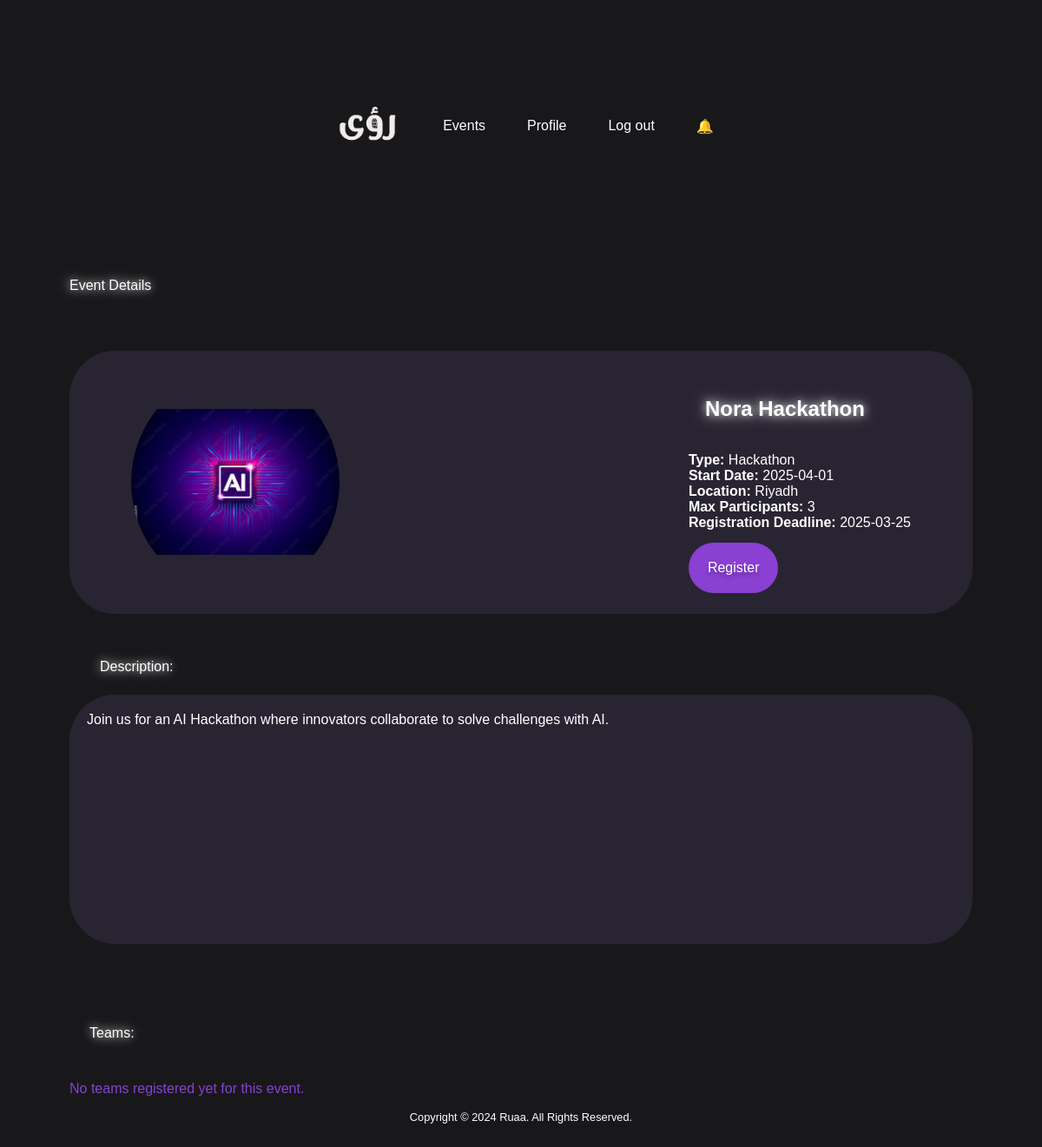
/PHP/Event_Details.php?title=Nora Hackathon, run on the app's committed database.
### tables this page shows
CREATE TABLE `event` (
  `Title` varchar(255) NOT NULL,
  `Description` text,
  `Type` varchar(100) NOT NULL,
  `Date` date NOT NULL,
  `Location` varchar(255) NOT NULL,
  `Max_Participants` int(11) DEFAULT NULL,
  `Registration_Deadline` date NOT NULL,
  `Banner_Image` varchar(255) DEFAULT NULL
);

### PHP/Event_Details.php (the view, shortened to what this page needs)
<?php
include 'connection.php';
if (isset($_GET['title'])) {
    $event_title = $_GET['title'];
    $query = "SELECT * FROM Event WHERE Title = ?";
    $stmt = $conn->prepare($query);
    $stmt->bind_param("s", $event_title);
    $stmt->execute();
    $result = $stmt->get_result();
    if ($result->num_rows > 0) {
        $row = $result->fetch_assoc();
        $title = htmlspecialchars($row['Title']);
        $description = htmlspecialchars($row['Description']);
        $type = htmlspecialchars($row['Type']);
        $date = htmlspecialchars($row['Date']);
        $location = htmlspecialchars($row['Location']);
        $max_participants = htmlspecialchars($row['Max_Participants']);
        $deadline = htmlspecialchars($row['Registration_Deadline']);
        $image = htmlspecialchars($row['Banner_Image']);
    } else {
        $title = "Event not found";
        $description = "No event details available.";
        $type = $date = $location = $max_participants = $deadline = $image = "";
    }
    $team_query = "SELECT Team_Name FROM Team WHERE Title = ?";
    $team_stmt = $conn->prepare($team_query);
    $team_stmt->bind_param("s", $event_title);
    $team_stmt->execute();
    $team_result = $team_stmt->get_result();
} else {
    $title = "Event not found";
    $description = "No event details available.";
    $type = $date = $location = $max_participants = $deadline = $image = "";
}
?>
<!doctype html>
<html lang="en">
  <head>
    <link rel="stylesheet" href="Event_Details.css">
  </head>
  <body>
    <main class="event-page">
      <div class="page-container">
        <nav>
          <div class="nav-logo">
              <a href="#">
                  <img src="images/logo_ruaa.png" alt="Ruaa Logo">
              </a>
          </div>
          <ul class="nav-links">
              <li class="link"><a href="event.php">Events</a></li>
                <li class="link"><a href="profile.php">Profile</a></li>
                <li class="link"><a href="logout.php">Log out</a></li>
                <li class="link"><a href="notification.php">🔔</a></li>
          </ul>
        </nav>
<h1 class="page-title" style="display: flex; justify-content: center; align-items: center; text-align: center; margin-bottom: 30px;">Event Details</h1>
        <section class="event-info-container">
          <?php if ($image !== ""): ?>
          <img src="<?php echo $image; ?>" alt="Event Image" class="event-image" />
          <?php endif; ?>
          <div class="event-details-container">
            <h2 class="event-topic"><?php echo $title; ?></h2>
            <p class="event-metadata">
              <strong>Type:</strong> <?php echo $type; ?><br />
              <strong>Start Date:</strong> <?php echo $date; ?><br />
              <strong>Location:</strong> <?php echo $location; ?><br />
              <strong>Max Participants:</strong> <?php echo $max_participants; ?><br />
              <strong>Registration Deadline:</strong> <?php echo $deadline; ?>
            </p>
            <a href="Team_Form.php?event_title=<?php echo urlencode($title); ?>" class="register-button">
                Register
            </a>
          </div>
        </section>
        <h3 class="section-title description-title">Description:</h3>
        <div class="description-content">
          <?php echo nl2br($description); ?>
        </div>
        <h3 class="section-title teams-title">Teams:</h3>
        <div class="teams-container">
          <?php
          if (isset($team_result) && $team_result->num_rows > 0) {
              while ($team_row = $team_result->fetch_assoc()) {
                  echo "<div class='team-card'>" . htmlspecialchars($team_row['Team_Name']) . "</div>";
              }
          } else {
              echo "<p style='color:#8940d3;'>No teams registered yet for this event.</p>";
          }
          ?>
        </div>
    <div class="copyright">
        Copyright © 2024 Ruaa. All Rights Reserved.
    </div>
      </div>
    </main>
  </body>
</html>

### CSS/Event_Details.css (style rules this page uses)
* { margin: 0; padding: 0; box-sizing: border-box; }
img { width: 100%; display: flex; }
a { text-decoration: none; }
body { font-family: 'Poppins', sans-serif; background-color: #18181B; }
nav { max-width: 1200px; margin: auto; padding: 2rem 1rem; display: flex; align-items: center; justify-content: space-between; gap: 2rem; }
.nav-logo { max-width: 100px; }
.nav-links { list-style: none; display: flex; align-items: center; gap: 3rem; }
.link a { position: relative; padding-bottom: 0.75rem; color: #fff; }
.link a::after { content: ""; position: absolute; height: 2px; width: 0; bottom: 0; left: 0; background-color: #8940d3; transition: all 0.3s ease; }
.event-page { display: flex; padding: 65px 80px; flex-direction: column; align-items: center; justify-content: center; }
.description-content { border-radius: 53px; background-color: rgba(185, 136, 234, 0.11); display: flex; margin-top: 23px; flex-shrink: 0; height: 287px; padding: 20px; color: #fff; font-size: 16px; }
.page-container { display: flex; width: 100%; max-width: 1361px; flex-direction: column; align-items: stretch; }
.page-title { color: #fff; text-align: center; text-shadow: 0px 4px 4px rgba(0, 0, 0, 0.25); align-self: start; margin-top: 94px; font-size: 16px; font-weight: 400; }
.event-info-container { border-radius: 53px; background-color: rgba(185, 136, 234, 0.11); display: flex; margin-top: 36px; padding: 24px 71px; align-items: stretch; gap: 20px; font-size: 16px; color: #fff; font-weight: 400; flex-wrap: wrap; justify-content: space-between; }
.event-details-container { align-self: end; display: flex; margin-top: 29px; flex-direction: column; align-items: start; }
.event-topic { margin-left: 19px; }
.event-metadata { align-self: stretch; margin-top: 36px; }
.register-button { text-shadow: 0px 4px 4px rgba(0, 0, 0, 0.25); border-radius: 53px; background-color: rgba(137, 64, 211, 1); margin-top: 14px; padding: 20px 22px; white-space: nowrap; text-align: center; color: #fff; text-decoration: none; display: inline-block; cursor: pointer; }
.event-image { aspect-ratio: 1; object-fit: contain; object-position: center; width: 240px; border-radius: 50%; flex-shrink: 0; max-width: 100%; }
.section-title { color: #fff; text-align: center; text-shadow: 0px 4px 4px rgba(0, 0, 0, 0.25); align-self: start; font-size: 16px; font-weight: 400; }
.description-title { margin-top: 52px; margin-left: 35px; }
.description-content { border-radius: 53px; background-color: rgba(185, 136, 234, 0.11); display: flex; margin-top: 23px; flex-shrink: 0; height: 287px; }
.teams-title { margin-top: 94px; margin-left: 23px; }
.teams-container { margin-top: 46px; }
.copyright { max-width: 1200px; margin: auto; padding: 1rem; color: #fff; font-size: 0.8rem; text-align: center; }
.register-button { text-shadow: 0px 4px 4px rgba(0, 0, 0, 0.25); border-radius: 53px; background-color: rgba(137, 64, 211, 1); margin-top: 14px; padding: 20px 22px; white-space: nowrap; text-align: center; color: #fff; text-decoration: none; display: inline-block; cursor: pointer; transition: all 0.3s ease-in-out; animation: glow 1.5s infinite alternate; }
h1, h2, h3, .event-topic, .section-title, .page-title { color: #fff; text-shadow: 0 0 10px rgba(255, 255, 255, 0.8), 0 0 20px rgba(255, 255, 255, 0.6); }

### PHP/Event_Details.php (style rules this page uses)
.event-details-container, .description-content, .teams-container { text-align: left; }

### data on the page
event: Banner_Image (picture), Title "Nora Hackathon", Type "Hackathon", Date "2025-04-01", Location "Riyadh", Max_Participants "3", Registration_Deadline "2025-03-25", Description "Join us for an AI Hackathon where innovators collaborate to solve challenges with AI."
